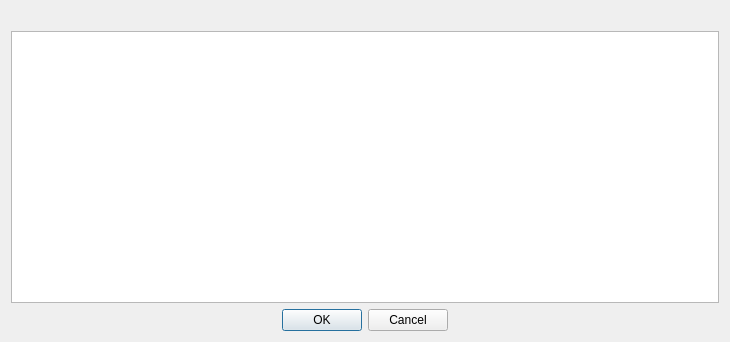
<?xml version="1.0" encoding="UTF-8"?>
<ui version="4.0">
 <class>DeleteMatchingFromDeviceDialog</class>
 <widget class="QDialog" name="DeleteMatchingFromDeviceDialog">
  <property name="geometry">
   <rect>
    <x>0</x>
    <y>0</y>
    <width>730</width>
    <height>342</height>
   </rect>
  </property>
  <property name="sizePolicy">
   <sizepolicy hsizetype="Expanding" vsizetype="MinimumExpanding">
    <horstretch>0</horstretch>
    <verstretch>0</verstretch>
   </sizepolicy>
  </property>
  <property name="windowTitle">
   <string>Delete from device</string>
  </property>
  <layout class="QVBoxLayout" name="verticalLayout">
   <item>
    <widget class="QLabel" name="explanation">
    </widget>
   </item>
   <item>
    <widget class="QTableWidget" name="table">
     <property name="sizePolicy">
      <sizepolicy hsizetype="Expanding" vsizetype="Expanding">
       <horstretch>0</horstretch>
       <verstretch>0</verstretch>
      </sizepolicy>
     </property>
     <property name="columnCount">
      <number>0</number>
     </property>
    </widget>
   </item>
   <item>
    <widget class="QDialogButtonBox" name="buttonBox">
     <property name="orientation">
      <enum>Qt::Horizontal</enum>
     </property>
     <property name="standardButtons">
      <set>QDialogButtonBox::Cancel|QDialogButtonBox::Ok</set>
     </property>
     <property name="centerButtons">
      <bool>true</bool>
     </property>
    </widget>
   </item>
  </layout>
 </widget>
 <resources/>
 <connections>
  <connection>
   <sender>buttonBox</sender>
   <signal>accepted()</signal>
   <receiver>DeleteMatchingFromDeviceDialog</receiver>
   <slot>accept()</slot>
   <hints>
    <hint type="sourcelabel">
     <x>229</x>
     <y>211</y>
    </hint>
    <hint type="destinationlabel">
     <x>157</x>
     <y>234</y>
    </hint>
   </hints>
  </connection>
  <connection>
   <sender>buttonBox</sender>
   <signal>rejected()</signal>
   <receiver>DeleteMatchingFromDeviceDialog</receiver>
   <slot>reject()</slot>
   <hints>
    <hint type="sourcelabel">
     <x>297</x>
     <y>217</y>
    </hint>
    <hint type="destinationlabel">
     <x>286</x>
     <y>234</y>
    </hint>
   </hints>
  </connection>
 </connections>
</ui>
